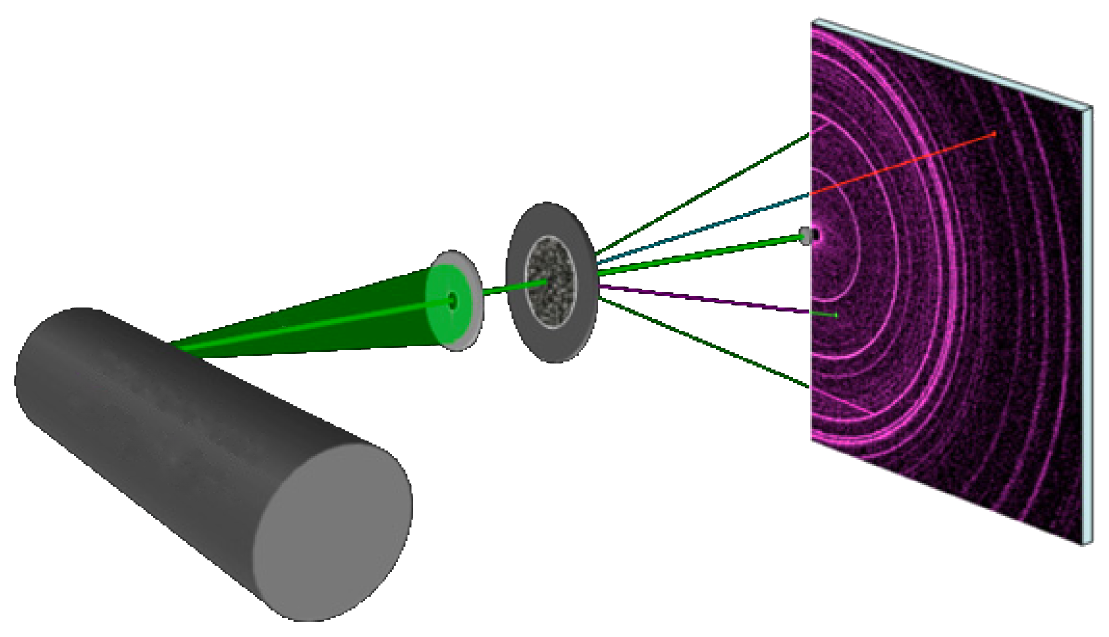
#> input picture 2026.09.07 - DMSC - Crysta/images/data-acquisition_instrument.png, 2218 x 1274 px (shown at 1/2 size)
$ python make-step-images.py
#> lines starting #> are read from the running program, lines starting #| are printed output that depends on the picture
#!/usr/bin/env python3
"""Rebuild the three panels of the "What the software has to do" slide from their sources.

The originals are EasyDiffraction documentation figures: the instrument sketch is drawn on black,
the two plots on white. The deck is dark, so each is reduced to its drawn content on a transparent
background — that way no panel shows as a bright card and the three sit together.

    python3 tools/make-step-images.py
"""
from pathlib import Path

import numpy as np
from PIL import Image

HERE = Path(__file__).resolve().parent.parent / "images"

# (source, target, inset, framed) — the two plots get a rectangular axes box drawn back on;
# the instrument sketch is not a plot and stays unframed.
SOURCES = [
    ("data-acquisition_instrument.png", "step-measure.png", 0, False),
    ("data-reduction_1d-pattern.png", "step-pattern.png", 4, True),
    ("data-analysis_refinement.png", "step-refined.png", 4, True),
]

FRAME_RGB = (153, 153, 153)   # the deck's axis grey, readable on the dark background
FRAME_PAD = 34                # room between the curve and the box
FRAME_W = 9                   # the panels render ~4.4x smaller, so the box needs the width


def framed(a: np.ndarray) -> np.ndarray:
    """Pad the trimmed plot and stroke a rectangle around it — the axes box the source figure had."""
    h, w = a.shape[:2]
    out = np.zeros((h + 2 * FRAME_PAD, w + 2 * FRAME_PAD, 4), dtype=a.dtype)
    out[FRAME_PAD : FRAME_PAD + h, FRAME_PAD : FRAME_PAD + w] = a
    out[:FRAME_W, :] = out[-FRAME_W:, :] = (*FRAME_RGB, 255)
    out[:, :FRAME_W] = out[:, -FRAME_W:] = (*FRAME_RGB, 255)
    return out


def prepare(src: Path, dst: Path, inset: int, frame: bool) -> None:
#> called with inset = 0, frame = False
    a = np.array(Image.open(src).convert("RGBA"))
#> a is the input picture: shape (1274, 2218, 4); mean R, G, B, A 22.1, 17.8, 21.8, 81.6
    if a[..., 3].min() == 255:
        # an opaque source: everything near-white is background
        a[..., 3] = np.where((a[..., :3].astype(int) > 238).all(axis=-1), 0, 255)
    ys, xs = np.where(a[..., 3] > 0)
    # `inset` trims the plot frame, which would otherwise survive as a box around the curve
    a = a[ys.min() + inset : ys.max() + 1 - inset, xs.min() + inset : xs.max() + 1 - inset]
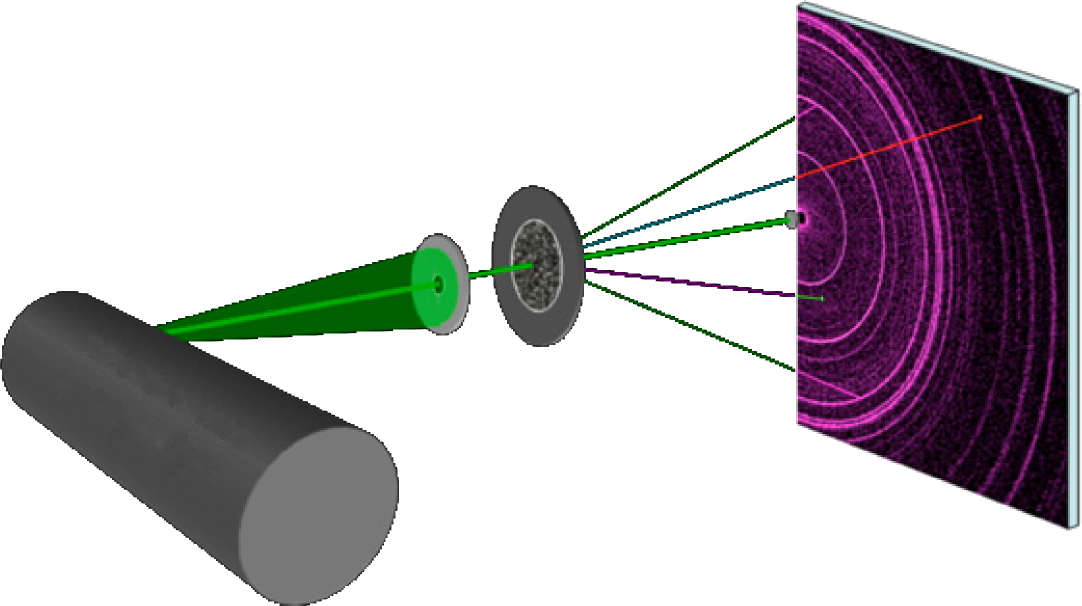
#> a: shape (1211, 2163, 4) (shown at 1/2 size); mean R, G, B, A 23.9, 19.2, 23.5, 88; transparent parts drawn white
    if frame:
        a = framed(a)
    Image.fromarray(a).save(dst)
    print(f"{dst.name}: {Image.open(dst).size}")


if __name__ == "__main__":
    for src, dst, inset, frame in SOURCES:
        prepare(HERE / src, HERE / dst, inset, frame)
#> pass 2 of the loop `for src, dst, inset, frame in SOURCES:`:
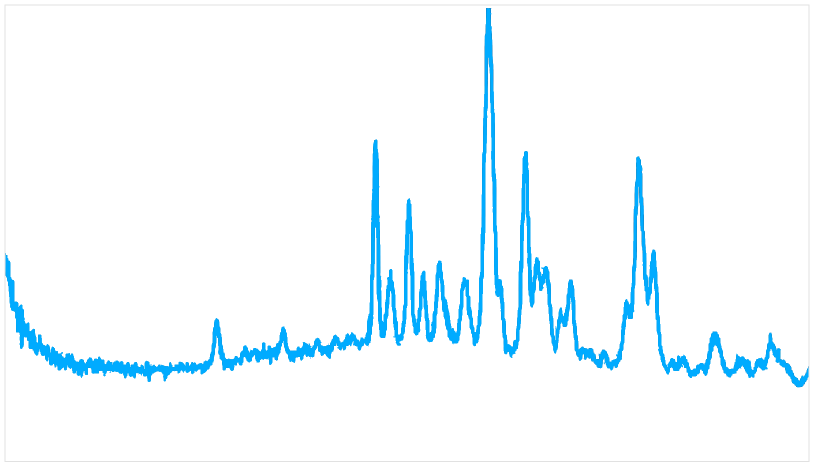
#> input picture 2026.09.07 - DMSC - Crysta/images/data-reduction_1d-pattern.png, 1631 x 931 px (shown at 1/2 size)
#> in prepare, a is the input picture: shape (931, 1631, 4); mean R, G, B, A 1.6, 10.1, 14.3, 14.5
#> in prepare (call 2), `a = a[ys.min() + inset : ys.max() + 1 - inset, xs.min() + inset : xs.m..`:
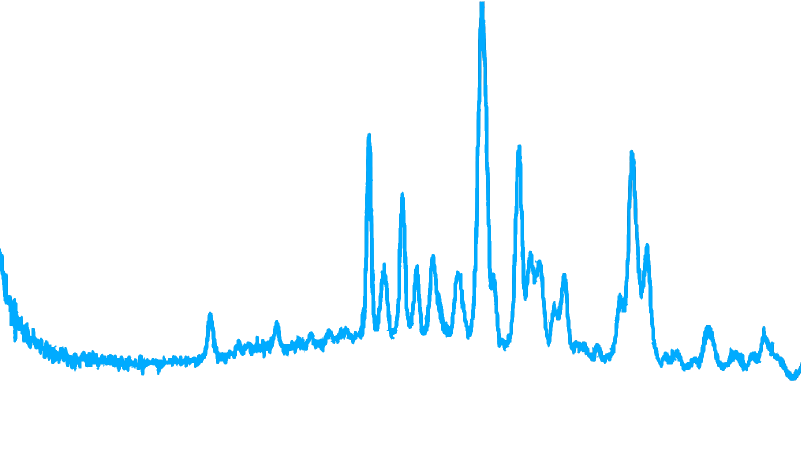
#> a: shape (907, 1602, 4) (shown at 1/2 size); mean R, G, B, A 0.1, 9, 13.3, 13.3; transparent parts drawn white
#> in framed, `out[:, :FRAME_W] = out[:, -FRAME_W:] = (*FRAME_RGB, 255)`:
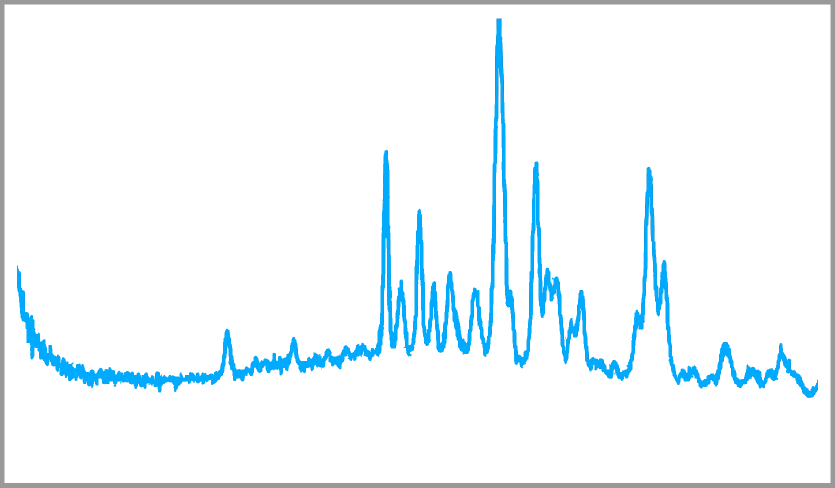
#> out: shape (975, 1670, 4) (shown at 1/2 size); mean R, G, B, A 4.5, 12.4, 16.3, 19.3; transparent parts drawn white
#> pass 3 of the loop `for src, dst, inset, frame in SOURCES:`:
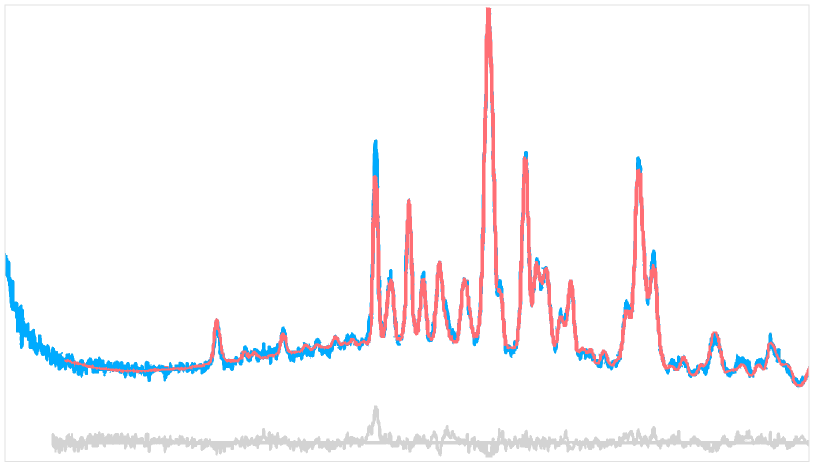
#> input picture 2026.09.07 - DMSC - Crysta/images/data-analysis_refinement.png, 1631 x 931 px (shown at 1/2 size)
#> in prepare, a is the input picture: shape (931, 1631, 4); mean R, G, B, A 14.5, 12.5, 14.1, 19.8
#> in prepare (call 3), `a = a[ys.min() + inset : ys.max() + 1 - inset, xs.min() + inset : xs.m..`:
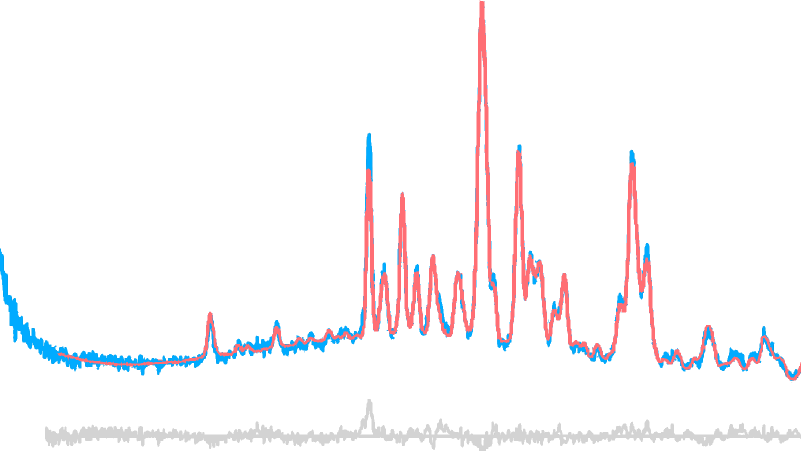
#> a: shape (907, 1602, 4) (shown at 1/2 size); mean R, G, B, A 13.5, 11.5, 13.2, 18.9; transparent parts drawn white
#> in framed (call 2), `out[:, :FRAME_W] = out[:, -FRAME_W:] = (*FRAME_RGB, 255)`:
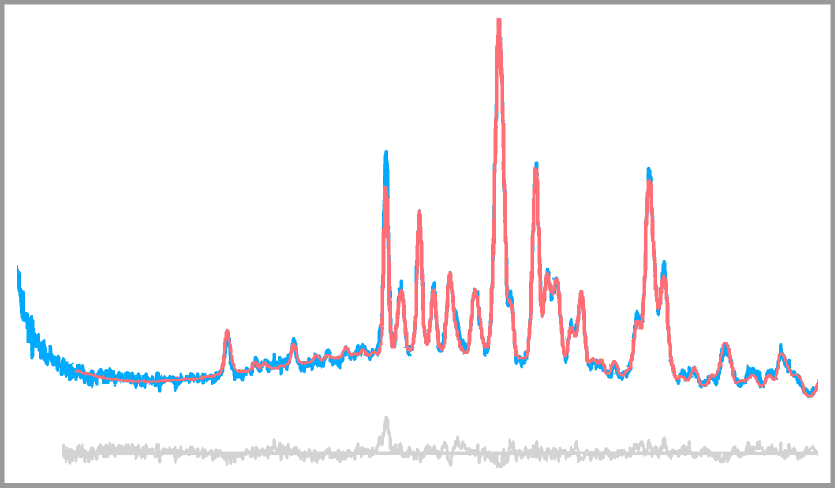
#> out: shape (975, 1670, 4) (shown at 1/2 size); mean R, G, B, A 16.5, 14.7, 16.2, 24.3; transparent parts drawn white
